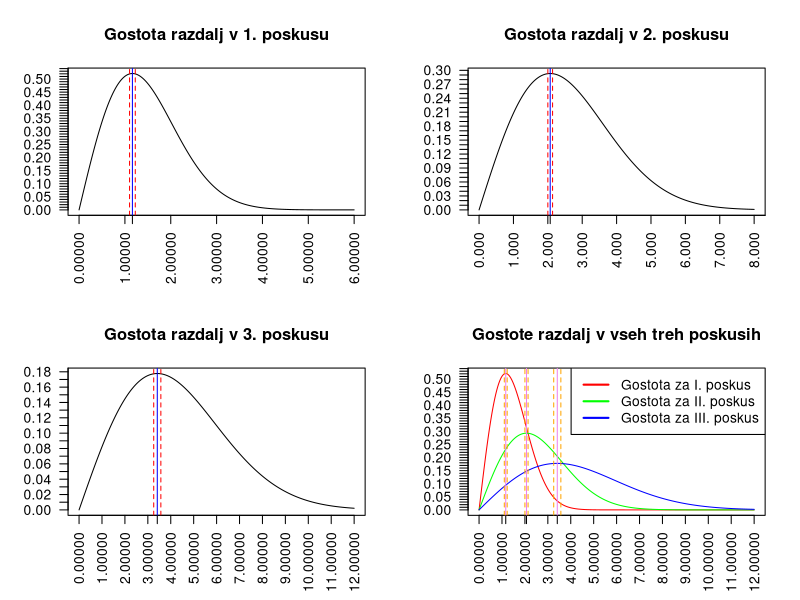

This figure's R source:
#Nastavimo mesto datoteke (Po potrebi spremenite na mesto, kamor ste shranili datoteke)
setwd("C:/Users/Uporabnik/Documents/GitHub/STAT")

#Naložimo podatke eksperimentov
kratki <- read.csv("Kromatin_kratki.csv")
srednji <- read.csv("Kromatin_srednji.csv")
dolgi <- read.csv("Kromatin_dolgi.csv")

#Za cenilko, ki smo jo pridobili po metodi momentov, izračunamo numerične približke

#Prvi eksperiment
n1 <- nrow(kratki)
x1 <- kratki[, 1]
t1 <- sqrt(2/pi)*mean(x1)

SE1 <- sqrt((4 - pi)/(n1 * pi))*t1

#Drugi eksperiment
n2 <- nrow(srednji)
x2 <- srednji[, 1]
t2 <- sqrt(2/pi)*mean(x2)

SE2 <- sqrt((4 - pi)/(n2 * pi))*t2

#Tretji eksperiment
n3 <- nrow(dolgi)
x3 <- dolgi[, 1]
t3 <- sqrt(2/pi)*mean(x3)

SE3 <- sqrt((4 - pi)/(n3 * pi))*t3

#Zapišimo ocenjene gostote porazdelitve

gostota <- function(y, t) {
# y je vektor razdalj, t skalarni parameter
	if(t != 0) {
		b <- rep(0, length(y)) #vektor v katerega hranimo rezultate
		for (i in 1:length(y)){
			if(y[i] >0){
				b[i] <- y[i]/(t)^2 * exp(- (y[i]^2) / (2*(t)^2))
			}
			else {
				b[i] <- 0
			}
		}
	}
	return(b)
}

gost1 <- function(r) {
	gostota(r, t1)
}

gost2 <- function(r) {
	gostota(r, t2)
}

gost3 <- function(r) {
	gostota(r, t3)
}

#Za vsak eksperiment še narišemo gostoto porazdelitve

par(mfrow=c(2, 2))

xk <- sort(c(seq(0, 6, 0.001), t1-SE1, t1, t1+SE1))
xs <- sort(c(seq(0, 8, 0.001), t2-SE2, t2, t2+SE2))
xd <- sort(c(seq(0, 12, 0.001), t3-SE3, t3, t3+SE3))

xa <- sort(c(xd, t1-SE1, t1, t1+SE1, t2-SE2, t2, t2+SE2))

plot(xk, gost1(xk), type="l", main="Gostota razdalj v 1. poskusu", xaxt= "n", yaxt = "n", xlab = "", ylab="")
axis(1, at = sort(c(seq(0, 6, 1), round(t1, 5))), las=2)
axis(2, at = seq(0, 0.6, 0.01), las=2)
abline(v = t1, col = "blue")
abline(v = t1-SE1, col = "red", lty = 2, lwd=1)
abline(v = t1+SE1, col = "red", lty = 2, lwd=1)

plot(xs, gost2(xs), type="l", main="Gostota razdalj v 2. poskusu", xaxt= "n", yaxt = "n", xlab = "", ylab="")
axis(1, at = sort(c(seq(0, 10, 1), round(t2, 5))), las=2)
axis(2, at = seq(0, 0.3, 0.01), las=2)
abline(v = t2, col = "blue")
abline(v = t2-SE2, col = "red", lty = 2, lwd=1)
abline(v = t2+SE2, col = "red", lty = 2, lwd=1)

plot(xd, gost3(xd), type="l", main="Gostota razdalj v 3. poskusu", xaxt = "n", yaxt = "n", xlab = "", ylab="")
axis(1, at = sort(c(seq(0, 12, 1), round(t3, 5))), las=2)
axis(2, at = seq(0, 0.2, 0.01), las=2)
abline(v = t3, col = "blue")
abline(v = t3-SE3, col = "red", lty = 2, lwd=1)
abline(v = t3+SE3, col = "red", lty = 2, lwd=1)

plot(xa, gost1(xa), type="l", main="Gostote razdalj v vseh treh poskusih", xaxt= "n", yaxt = "n", xlab = "", ylab = "", col="red")
axis(1, at = sort(c(seq(0, 12, 1), round(t1, 5), round(t2, 5), round(t3, 5))), las=2)
axis(2, at = seq(0, 0.6, 0.01), las=2)
lines(xa, gost2(xa), type="l", col="green")
lines(xa, gost3(xa), type="l", col="blue")

abline(v = t1, col = "violet")
abline(v = t1-SE1, col = "orange", lty = 2, lwd=1)
abline(v = t1+SE1, col = "orange", lty = 2, lwd=1)

abline(v = t2, col = "violet")
abline(v = t2-SE2, col = "orange", lty = 2, lwd=1)
abline(v = t2+SE2, col = "orange", lty = 2, lwd=1)

abline(v = t3, col = "violet")
abline(v = t3-SE3, col = "orange", lty = 2, lwd=1)
abline(v = t3+SE3, col = "orange", lty = 2, lwd=1)

legend(x="topright", legend=c("Gostota za I. poskus", "Gostota za II. poskus", "Gostota za III. poskus"), col = c("red", "green", "blue"), lwd=2)


cat("Približek za theta v prvem eksperimentu je", t1, ".")
cat("Standardna napaka v njem pa znaša",SE1, ".")

cat("Približek za theta v drugem eksperimentu je", t2, ".")
cat("Standardna napaka v njem znaša", SE2, ".")

cat("Približek za theta v tretjem eksperimentu je", t3, ".")
cat("Standardna napaka v njem znaša ", SE3, ".")
